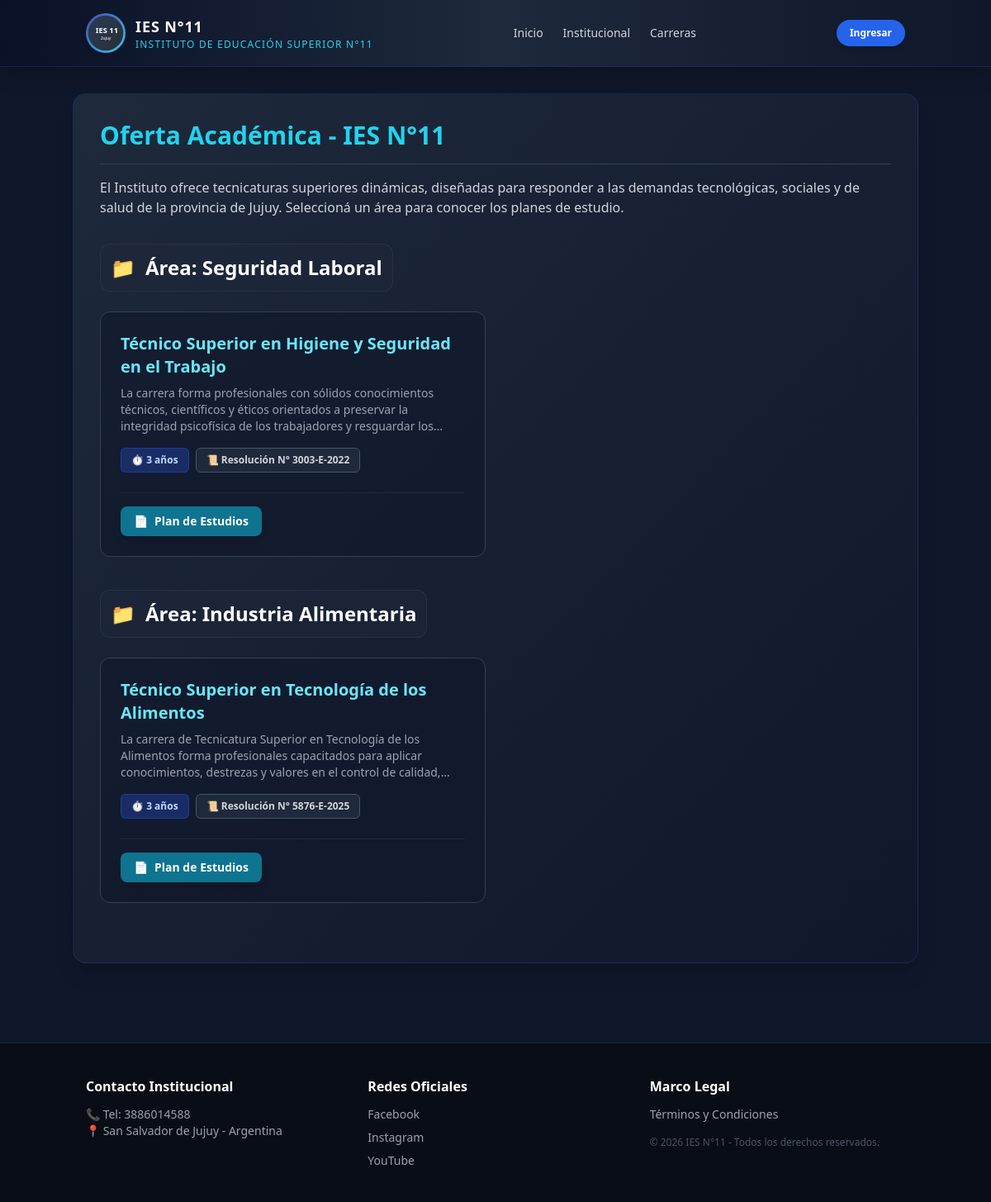
Screenshot of /carreras/ with the database file from the repository.
### nucleo/models.py (models this page shows, shortened)
class Carrera(models.Model):
    nombre = models.CharField(max_length=150)
    duracion = models.CharField(max_length=50, default='3 años')
    resolucion = models.CharField(max_length=100, default='S/N')
    area = models.CharField(max_length=100, default='General', help_text='Ej: Salud, Tecnología, Humanidades')
    archivo_pdf = models.FileField(upload_to='carreras_pdf/', blank=True, null=True)
    descripcion = models.TextField(blank=True, null=True)

### nucleo/views.py (the view)
# urls.py: path('carreras/', views.carreras, name='carreras'),
def carreras(request):
    carreras_list = Carrera.objects.all()
    context = {
        'carreras': carreras_list,
    }
    return render(request, 'nucleo/carreras.html', context)

### nucleo/templates/nucleo/carreras.html (shortened to what this page needs)
{% extends 'nucleo/base.html' %}
{% block content %}
<div class="bg-gradient-to-br from-[#1e293b] to-[#0f172a] rounded-2xl shadow-xl p-4 md:p-8 border border-blue-900/40 max-w-5xl mx-auto">
    <h2 class="text-2xl md:text-3xl font-extrabold text-cyan-400 mb-4 border-b border-slate-700 pb-4">Oferta Académica - IES N°11</h2>
    <p class="text-gray-300 leading-relaxed mb-8 text-sm md:text-base">
        El Instituto ofrece tecnicaturas superiores dinámicas, diseñadas para responder a las demandas tecnológicas, sociales y de salud de la provincia de Jujuy. Seleccioná un área para conocer los planes de estudio.
    </p>
    {% regroup carreras|dictsort:"nombre" by area as carreras_por_area %}
    {% for area in carreras_por_area %}
        <div class="mb-10">
            <h3 class="text-xl md:text-2xl font-bold text-white mb-6 flex items-center space-x-3 bg-slate-800/50 p-3 rounded-xl border border-slate-700/50 w-fit">
                <span>📁</span>
                <span>Área: {{ area.grouper|default:"General" }}</span>
            </h3>
            <div class="grid grid-cols-1 md:grid-cols-2 gap-6">
                {% for c in area.list %}
                    <div class="bg-slate-900/60 p-6 rounded-xl border border-slate-700 flex flex-col justify-between hover:border-cyan-500/50 hover:shadow-[0_0_15px_rgba(6,182,212,0.15)] transition-all duration-300">
                        <div>
                            <a href="{% url 'detalle_carrera' c.id %}" class="group">
                                <h4 class="text-lg md:text-xl font-bold text-cyan-300 mb-2 group-hover:text-cyan-100 group-hover:underline transition-all duration-300">
                                    {{ c.nombre }}
                                </h4>
                            </a>
                            <p class="text-sm text-gray-400 mb-4 line-clamp-3">{{ c.descripcion }}</p>
                            <div class="flex flex-wrap gap-2 mb-4">
                                <span class="text-xs bg-blue-900/60 text-blue-200 px-3 py-1.5 rounded-md border border-blue-700/50 font-semibold">⏱️ {{ c.duracion }}</span>
                                <span class="text-xs bg-slate-800 text-gray-300 px-3 py-1.5 rounded-md border border-slate-600 font-semibold">📜 {{ c.resolucion }}</span>
                            </div>
                        </div>
                        <div class="pt-4 border-t border-slate-800 mt-2 flex flex-wrap gap-3">
                            {% if c.archivo_pdf %}
                                <a href="{{ c.archivo_pdf.url }}" target="_blank" class="inline-flex items-center space-x-2 text-sm bg-cyan-700 hover:bg-cyan-600 text-white px-4 py-2 rounded-lg font-bold transition shadow-lg w-fit">
                                    <span>📄</span> <span>Plan de Estudios</span>
                                </a>
                            {% else %}
                                <span class="text-xs text-gray-500 italic inline-flex items-center space-x-1 mt-2">
                                    <span>⚠️</span> <span>PDF en trámite</span>
                                </span>
                            {% endif %}
                        </div>
                    </div>
                {% endfor %}
            </div>
        </div>
    {% endfor %}
</div>
{% endblock %}

### rows the page displays
Carrera: grouper "Seguridad Laboral", nombre "Técnico Superior en Higiene y Seguridad en el Trabajo", descripcion "La carrera forma profesionales con sólidos conocimientos técnicos, científicos y éticos orientados a preservar la integridad psicofísica de los trabajadores y resguardar…", duracion "3 años", resolucion "Resolución N° 3003-E-2022"
Carrera: grouper "Industria Alimentaria", nombre "Técnico Superior en Tecnología de los Alimentos", descripcion "La carrera de Tecnicatura Superior en Tecnología de los Alimentos forma profesionales capacitados para aplicar conocimientos, destrezas y valores en el control de…", duracion "3 años", resolucion "Resolución N° 5876-E-2025"
